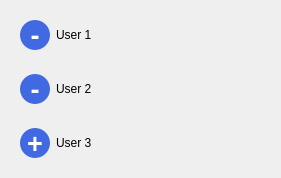
             <widget class="QWidget" name="scroll">
              <property name="geometry">
               <rect>
                <x>0</x>
                <y>-36</y>
                <width>281</width>
                <height>146</height>
               </rect>
              </property>
              <layout class="QVBoxLayout" name="verticalLayout_15">
               <item>
                <widget class="QWidget" name="widget_11" native="true">
                 <layout class="QHBoxLayout" name="horizontalLayout_9">
                  <item>
                   <widget class="QPushButton" name="addButton_2">
                    <property name="styleSheet">
                     <string notr="true">QPushButton {
    min-width: 30px;
    max-width: 30px;
    min-height: 30px;
    max-height: 30px;
    background-color: #4169E1;    /* Royal Blue - jaśniejszy odcień */
    border-radius: 15px;
    color: white;
    font-size: 20pt;
    font-weight: bold;
}

QPushButton:checked {
    min-width: 90px;              /* mniejszy rozmiar gdy aktywny */
    max-width: 90px;
    min-height: 90px;
    max-height: 90px;
    background-color: #1e3c8c;    /* ciemniejszy odcień niebieskiego */
    border-radius: 18px;          /* proporcjonalnie mniejszy radius */
    font-size: 12pt;              /* mniejsza czcionka */
}

QPushButton:hover {
    background-color: #5a7ee5;    /* jaśniejszy przy hover */
}

QPushButton:pressed {
    background-color: #0d1b3f;    /* najciemniejszy przy wciśnięciu */
}</string>
                    </property>
                    <property name="text">
                     <string>-</string>
                    </property>
                   </widget>
                  </item>
                  <item>
                   <widget class="QLabel" name="usernameLabel_2">
                    <property name="text">
                     <string>User 1</string>
                    </property>
                   </widget>
                  </item>
                 </layout>
                </widget>
               </item>
               <item>
                <widget class="QWidget" name="widget_10" native="true">
                 <layout class="QHBoxLayout" name="horizontalLayout_11">
                  <item>
                   <widget class="QPushButton" name="addButton_3">
                    <property name="styleSheet">
                     <string notr="true">QPushButton {
    min-width: 30px;
    max-width: 30px;
    min-height: 30px;
    max-height: 30px;
    background-color: #4169E1;    /* Royal Blue - jaśniejszy odcień */
    border-radius: 15px;
    color: white;
    font-size: 20pt;
    font-weight: bold;
}

QPushButton:checked {
    min-width: 90px;              /* mniejszy rozmiar gdy aktywny */
    max-width: 90px;
    min-height: 90px;
    max-height: 90px;
    background-color: #1e3c8c;    /* ciemniejszy odcień niebieskiego */
    border-radius: 18px;          /* proporcjonalnie mniejszy radius */
    font-size: 12pt;              /* mniejsza czcionka */
}

QPushButton:hover {
    background-color: #5a7ee5;    /* jaśniejszy przy hover */
}

QPushButton:pressed {
    background-color: #0d1b3f;    /* najciemniejszy przy wciśnięciu */
}</string>
                    </property>
                    <property name="text">
                     <string>-</string>
                    </property>
                   </widget>
                  </item>
                  <item>
                   <widget class="QLabel" name="usernameLabel_3">
                    <property name="text">
                     <string>User 2</string>
                    </property>
                   </widget>
                  </item>
                 </layout>
                </widget>
               </item>
               <item>
                <widget class="QWidget" name="widget_9" native="true">
                 <layout class="QHBoxLayout" name="horizontalLayout_12">
                  <item>
                   <widget class="QPushButton" name="addButton_4">
                    <property name="styleSheet">
                     <string notr="true">QPushButton {
    min-width: 30px;
    max-width: 30px;
    min-height: 30px;
    max-height: 30px;
    background-color: #4169E1;    /* Royal Blue - jaśniejszy odcień */
    border-radius: 15px;
    color: white;
    font-size: 20pt;
    font-weight: bold;
}

QPushButton:checked {
    min-width: 90px;              /* mniejszy rozmiar gdy aktywny */
    max-width: 90px;
    min-height: 90px;
    max-height: 90px;
    background-color: #1e3c8c;    /* ciemniejszy odcień niebieskiego */
    border-radius: 18px;          /* proporcjonalnie mniejszy radius */
    font-size: 12pt;              /* mniejsza czcionka */
}

QPushButton:hover {
    background-color: #5a7ee5;    /* jaśniejszy przy hover */
}

QPushButton:pressed {
    background-color: #0d1b3f;    /* najciemniejszy przy wciśnięciu */
}</string>
                    </property>
                    <property name="text">
                     <string>+</string>
                    </property>
                   </widget>
                  </item>
                  <item>
                   <widget class="QLabel" name="usernameLabel_4">
                    <property name="text">
                     <string>User 3</string>
                    </property>
                   </widget>
                  </item>
                 </layout>
                </widget>
               </item>
              </layout>
             </widget>
